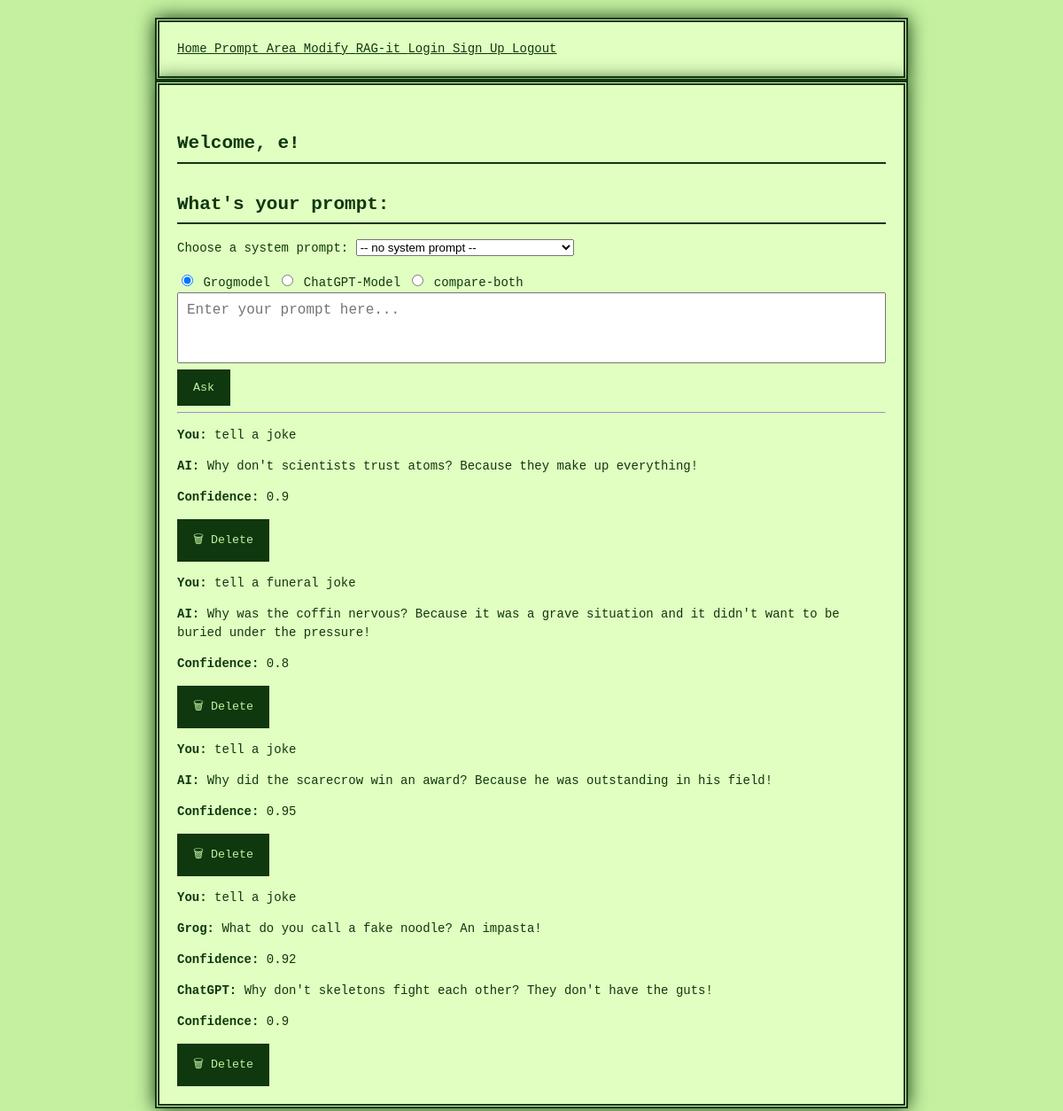
Page /Prompt-area (signed in) on the committed database.
### project/models.py (models this page shows)
class Chat(db.Model):
    id = db.Column(db.Integer, primary_key = True)
    user_id = db.Column(db.Integer, db.ForeignKey('user.id', ondelete='CASCADE'), nullable=False)
    question = db.Column(db.String, unique=False)
    answer = db.Column(db.String, unique=False, nullable=True)
    model = db.Column(db.String, unique=False, nullable=True)
    confidence = db.Column(db.Float, nullable=True)
    confidence_grog = db.Column(db.Float, nullable=True)
    confidence_chatgpt = db.Column(db.Float, nullable=True)

### project/main.py (the view)
@main.route('/Prompt-area', methods=["POST", "GET"])
@login_required
def prompt_area():
    def extract_json_string(text):
        try:
            json_match = re.search(r'\{(?:[^{}]|(?R))*\}', text, re.DOTALL)
            if json_match:
                return json.loads(json_match.group())
        except Exception:
            pass
        return None
    user_id = current_user.id
    if request.method == "POST":
        new_prompt = request.form.get("prompt")
        selected_model = request.form.get("modell", "grog")
        system_prompt_id = request.form.get("system_prompt_id")
        delete_id = request.form.get("delete_chat_id")
        if delete_id:
            chat_to_delete = Chat.query.filter_by(id=delete_id, user_id=user_id).first()
            if chat_to_delete:
                db.session.delete(chat_to_delete)
                db.session.commit()
        system_prompts = SystemPrompt.query.all()
        selected_system_prompt = SystemPrompt.query.get(system_prompt_id) if system_prompt_id else None
        system_msg = {
            "role": selected_system_prompt.role,
            "content": selected_system_prompt.content
        } if selected_system_prompt else None
        temperature = selected_system_prompt.temperature if selected_system_prompt else 0.7
        max_tokens = selected_system_prompt.max_tokens if selected_system_prompt else 150
        if new_prompt:
            context_chats = Chat.query.filter_by(user_id=user_id).order_by(Chat.id.desc()).limit(30).all()
            context_chats.reverse()
            context = "".join([f"User: {chat.question}\nAI: {chat.answer}\n" for chat in context_chats])
            combined_prompt = context + f"User: {new_prompt}"
            answer = "⚠️ No answer generated."
            confidence = None
            confidence_grog = None
            confidence_chatgpt = None
            try:
                if selected_model == "grog":
                    result = grogmodel.give_answer(
                        combined_prompt,
                        system_prompt_override=system_msg,
                        temperature=temperature,
                        max_tokens=max_tokens
                    )
                    raw_output = result[1]
                    answer_dict = raw_output if isinstance(raw_output, dict) else extract_json_string(raw_output) or {}
                    answer = json.dumps(answer_dict)
                    confidence = answer_dict.get("confidence", None)
                elif selected_model == "chatgpt":
                    result = chatgptmodel.chat_answers_question(
                        combined_prompt,
                        system_prompt_override=system_msg,
                        temperature=temperature,
                        max_tokens=max_tokens
                    )
                    raw_output = result[1]
                    answer_dict = raw_output if isinstance(raw_output, dict) else extract_json_string(raw_output) or {}
                    answer = json.dumps(answer_dict)
                    confidence = answer_dict.get("confidence", None)
                elif selected_model == "compare-both":
                    grog_result = grogmodel.give_answer(
                        combined_prompt,
                        system_prompt_override=system_msg,
                        temperature=temperature,
                        max_tokens=max_tokens
                    )
                    chatgpt_result = chatgptmodel.chat_answers_question(
                        combined_prompt,
                        system_prompt_override=system_msg,
                        temperature=temperature,
                        max_tokens=max_tokens
                    )
                    grog_output = grog_result[1]
                    chatgpt_output = chatgpt_result[1]
                    grog_parsed = grog_output if isinstance(grog_output, dict) else extract_json_string(grog_output) or {}
                    chatgpt_parsed = chatgpt_output if isinstance(chatgpt_output, dict) else extract_json_string(chatgpt_output) or {}
                    grog_answer = grog_parsed.get("answer", "⚠️")
                    chatgpt_answer = chatgpt_parsed.get("answer", "⚠️")
                    confidence_grog = grog_parsed.get("confidence", None)
                    confidence_chatgpt = chatgpt_parsed.get("confidence", None)
                    answer = json.dumps({
                        "grog": grog_answer,
                        "grog_confidence": confidence_grog,
                        "chatgpt": chatgpt_answer,
                        "chatgpt_confidence": confidence_chatgpt
                    })
                else:
                    answer = "⚠️ Unsupported model selected."
            except Exception as e:
                answer = json.dumps({"error": f"Exception during model call: {str(e)}"})
            new_chat = Chat(
                user_id=user_id,
                question=new_prompt,
                answer=answer,
                model=selected_model,
                confidence=confidence,
                confidence_grog=confidence_grog,
                confidence_chatgpt=confidence_chatgpt
            )
            db.session.add(new_chat)
            db.session.commit()
    else:
        selected_model = request.args.get("modell", "grog")
        system_prompt_id = request.args.get("system_prompt_id")
    chat_history = Chat.query.filter_by(user_id=user_id).order_by(Chat.id.desc()).limit(10).all()
    chat_history.reverse()
    system_prompts = SystemPrompt.query.all()
    return render_template(
        'Prompt-area.html',
        name=current_user.name,
        chat_history=chat_history,
        system_prompts=system_prompts,
        selected_system_prompt_id=system_prompt_id,
        selected_model=selected_model
    )

### project/__init__.py (called while the page is built)
def create_app():
    app = Flask(__name__)
    app.config['SECRET_KEY'] = 'secret_key_goes_here' #was soll das?
    app.config['SQLALCHEMY_DATABASE_URI'] = 'sqlite:///db.sqlite'
    app.jinja_env.filters['loads'] = json.loads
    db.init_app(app)
    login_manager = LoginManager()
    login_manager.login_view = 'auth.login'
    login_manager.init_app(app)
    from .models import User
    @login_manager.user_loader
    def load_user(user_id):
        return User.query.get(int(user_id))
    from .auth import auth as auth_blueprint
    app.register_blueprint(auth_blueprint)
    from .main import main as main_blueprint
    app.register_blueprint(main_blueprint)
    return app

### project/templates/Prompt-area.html (shortened to what this page needs)
{% extends "base.html" %}
{% block content %}
<h1 class="title">Welcome, {{ name }}!</h1>
<h2>What's your prompt:</h2>
<form method="POST" action="{{ url_for('main.prompt_area') }}">
  <div>
    <label for="system_prompt_id">Choose a system prompt:</label>
    <select name="system_prompt_id" id="system_prompt_id">
      <option value="">-- no system prompt --</option>
    </select>
  </div>
  <div style="margin-top: 1rem;">
    <label>
      <input type="radio" name="modell" value="grog" {% if selected_model == 'grog' %}checked{% endif %}>
      Grogmodel
    </label>
    <label>
      <input type="radio" name="modell" value="chatgpt" {% if selected_model == 'chatgpt' %}checked{% endif %}>
      ChatGPT-Model
    </label>
    <label>
      <input type="radio" name="modell" value="compare-both" {% if selected_model == 'compare-both' %}checked{% endif %}>
      compare-both
    </label>
  </div>
  <div class="textfeld-container">
    <textarea id="autofeld" name="prompt" placeholder="Enter your prompt here..." required></textarea>
    <input type="submit" value="Ask">
  </div>
</form>
<hr>
{% for chat in chat_history %}
  <div class="chat-entry">
    <p><strong>You:</strong> {{ chat.question }}</p>
    {% if chat.model == "compare-both" %}
      {% set both = chat.answer | safe | loads %}
      <p><strong>Grog:</strong> {{ both.grog }}</p>
      <p><strong>Confidence:</strong> {{ both.grog_confidence or 'no confidence here' }}</p>
      <p><strong>ChatGPT:</strong> {{ both.chatgpt }}</p>
      <p><strong>Confidence:</strong> {{ both.chatgpt_confidence or 'no confidence here' }}</p>
    {% else %}
      {% set parsed = chat.answer | safe | loads %}
      {% if parsed and parsed.answer %}
        <p><strong>AI:</strong> {{ parsed.answer }}</p>
        <p><strong>Confidence:</strong> {{ parsed.confidence or 'NAN' }}</p>
      {% else %}
        <p><strong>AI:</strong> {{ chat.answer }}</p>
      {% endif %}
    {% endif %}
    <form method="POST" style="display:inline;">
      <button type="submit" onclick="return confirm('Delete this message?')">🗑 Delete</button>
    </form>
  </div>
{% endfor %}
{% endblock %}

### project/templates/base.html (shortened to what this page needs)
<!DOCTYPE html>
<html>
<head>
    <link rel="stylesheet" href="{{ url_for('static', filename='styles.css') }}">
</head>
<body>
    <section class="hero is-primary is-fullheight">
        <div class="hero-head">
            <nav class="navbar">
                <div class="container">
                    <div id="navbarMenuHeroA" class="navbar-menu">
                        <div class="navbar-end">
                            <a href="{{ url_for('main.index') }}" class="navbar-item">
                                Home
                            </a>
                            <a href="{{ url_for('main.prompt_area') }}" class="navbar-item">
                                Prompt Area
                            </a>
                            <a href="{{ url_for('main.modifier') }}" class="navbar-item">
                                Modify
                            </a>
                            <a href="{{ url_for('main.pimp_it') }}" class="navbar-item">
                                RAG-it
                            </a>
                            <a href="{{ url_for('auth.login') }}" class="navbar-item">
                                Login
                            </a>
                            <a href="{{ url_for('auth.signup') }}" class="navbar-item">
                                Sign Up
                            </a>
                            <a href="{{ url_for('auth.logout') }}" class="navbar-item">
                                Logout
                            </a>
                        </div>
                    </div>
                </div>
            </nav>
        </div>
        <div class="hero-body">
            <div class="container has-text-centered">
               {% block content %}
               {% endblock %}
            </div>
        </div>
    </section>
</body>
</html>

### project/static/styles.css (style rules this page uses)
body { background-color: #c4f0a0; color: #0f380f; font-family: 'Press Start 2P', monospace; font-size: 14px; line-height: 1.5; margin: 0; padding: 20px; image-rendering: pixelated; }
h1, h2, h3, h4, h5, h6 { border-bottom: 2px solid #0f380f; padding-bottom: 5px; margin-top: 30px; }
a { color: #0f380f; text-decoration: underline; }
button, input[type="submit"] { background-color: #0f380f; color: #c4f0a0; border: 3px solid #0f380f; padding: 10px 15px; font-family: 'Press Start 2P', monospace; cursor: pointer; }
.container { max-width: 800px; margin: auto; background-color: #e0ffc1; padding: 20px; border: 5px double #0f380f; box-shadow: 0 0 20px #0f380f; }
.textfeld-container { width: 100%; }
textarea { width: 100%; min-height: 80px; resize: none; overflow: hidden; font-family: monospace; font-size: 16px; padding: 10px; box-sizing: border-box; }

### rows in the picture
Chat: question "tell a joke", answer "Why don't scientists trust atoms? Because they make up everything!", confidence "0.9"
Chat: question "tell a funeral joke", answer "Why was the coffin nervous? Because it was a grave situation and it didn't want to be buried under the pressure!", confidence "0.8"
Chat: question "tell a joke", answer "Why did the scarecrow win an award? Because he was outstanding in his field!", confidence "0.95"
Chat: question "tell a joke", grog "What do you call a fake noodle? An impasta!", confidence_grog "0.92", chatgpt "Why don't skeletons fight each other? They don't have the guts!", confidence_chatgpt "0.9"

### other values in the picture
{{ name }} "e"
